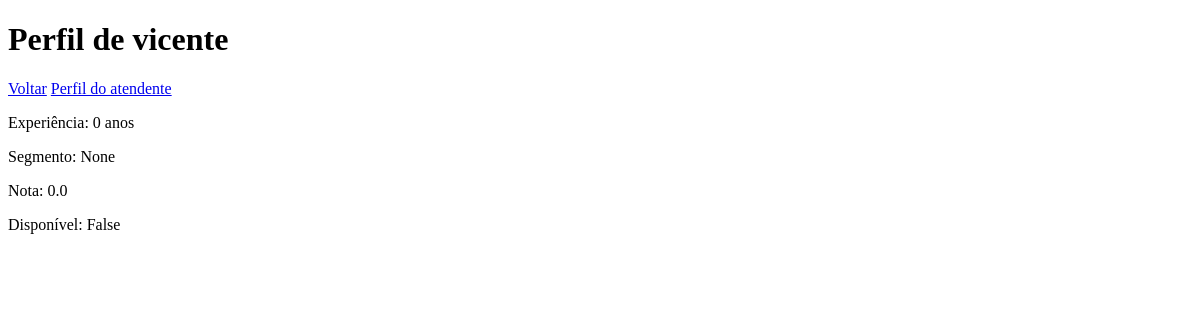
The page /atendente/perfil/1 (signed in) on the database as committed earlier.
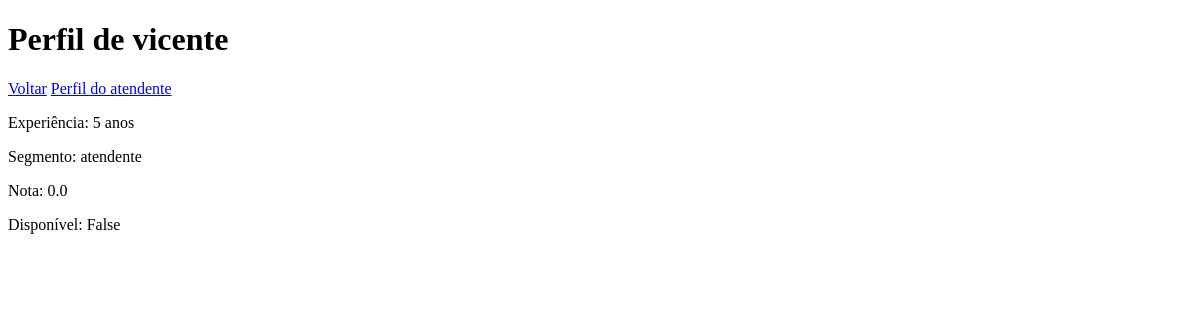
The same page on the database as committed later.
### models.py (models this page shows, shortened)
class Atendente(db.Model):
    id = db.Column(db.Integer, primary_key=True)
    usuario_id = db.Column(db.Integer, db.ForeignKey("usuario.id"), nullable=False)
    nome = db.Column(db.String(100), nullable=False)
    cpf = db.Column(db.String(11), unique=True, nullable=False)
    experiencia = db.Column(db.Integer, default=0)  # anos de experiência
    nota = db.Column(db.Float, default=0.0)
    disponivel = db.Column(db.Boolean, default=False)
    segmento = db.Column(db.String(100))

### app.py (the view)
@app.route("/atendente/perfil/<int:id>")
@login_required
def perfil_atendente(id):
    atendente = db.session.get(Atendente, id)
    if atendente:
        return render_template("perfil_atendente.html", atendente=atendente)
    return redirect("/atendentes")

### app.py (called while the page is built)
@login_manager.user_loader
def load_user(user_id):
    return db.session.get(Usuario, int(user_id))

### templates/perfil_atendente.html (shortened to what this page needs)
<!DOCTYPE html>
<html lang="en">
<head>
</head>
<body>
    <h1>Perfil de {{ atendente.nome }}</h1>
    <a href="/">Voltar</a>
    <a href="/atendente/perfil/{{ atendente.id }}">Perfil do atendente</a>
    <p>Experiência: {{ atendente.experiencia }} anos</p>
    <p>Segmento: {{ atendente.segmento }}</p>
    <p>Nota: {{ atendente.nota }}</p>
    <p>Disponível: {{ atendente.disponivel }}</p>
</body>
</html>

Rows that differ between the two databases and show on the page:
changed Atendente "vicente": experiencia "0" → "5"; segmento "None" → "atendente"
